Frame 1 (no input): blank canvas, image omitted
Frame 60 (no input): blank canvas, image omitted
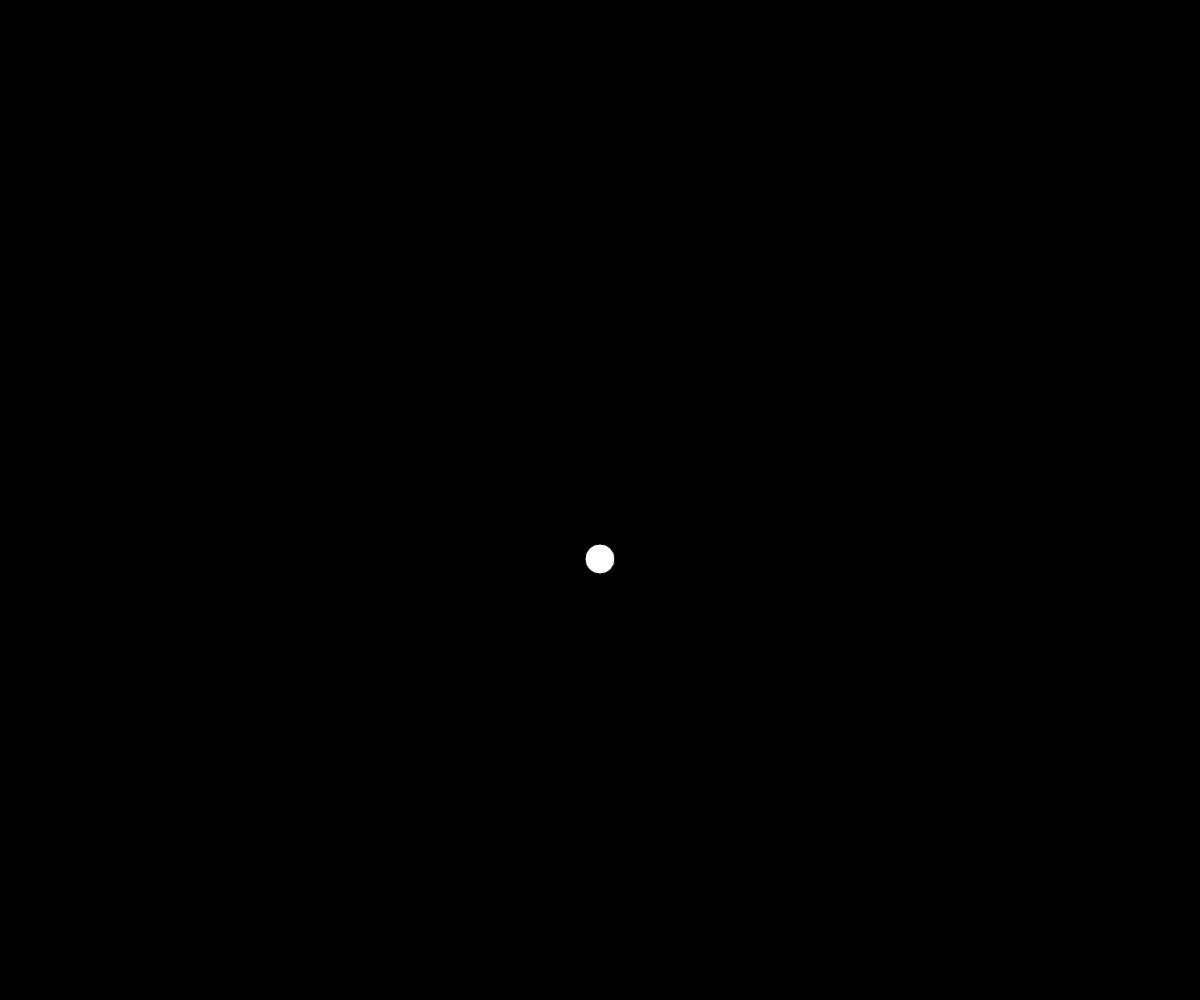
Frame 120 (the mouse pressed at the canvas centre since frame 60)

The p5.js sketch whose frames 1 and 60 were blank and that drew this single picture after the mouse press (run headless with seeded random() and noise() and a simulated clock; from frame 60 on, the mouse is pressed at the canvas centre):

// p5.js sketch
// ── sketch.js

var x = [];
var y = [];

function setup() {
createCanvas (windowWidth, windowHeight);
}

function draw() {
  background (0);
  for (var i = 0; i < x.length; i = i + 1) {
 if (dist(x[i],y[i],mouseX,mouseY)> 15){
   fill(255);
 }
else {
    fill(random(255), random(255), random(255));
} 
     ellipse(x[i], y[i], 30, 30);
     y[i] = y[i] + 1
   }
  
}

function mousePressed(){
  x.push(mouseX);
  y.push(mouseY);
}
